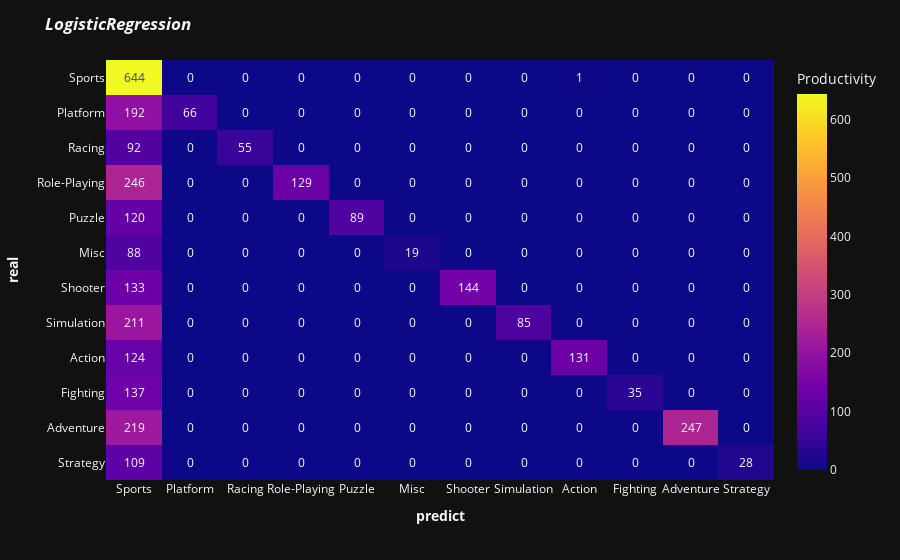

Source (notebook cell):
### Code cell
print_res(y_predict, y_test, start, end)

### Figure 1 — Plotly figure (JSON) as saved in the notebook; plotly's stock layout.template omitted (floating-point values rounded to 4 significant figures; data arrays with more than 128 entries replaced by an {"elided": "..."} marker saying what was removed)
{"data": [{"coloraxis": "coloraxis", "name": "0", "texttemplate": "%{z}", "x": ["Sports", "Platform", "Racing", "Role-Playing", "Puzzle", "Misc", "Shooter", "Simulation", "Action", "Fighting", "Adventure", "Strategy"], "y": ["Sports", "Platform", "Racing", "Role-Playing", "Puzzle", "Misc", "Shooter", "Simulation", "Action", "Fighting", "Adventure", "Strategy"], "z": {"elided": "12x12 int values"}, "type": "heatmap", "xaxis": "x", "yaxis": "y", "hovertemplate": "<b>predict</b>: %{x}<br><b>real</b>: %{y}<br>Productivity: %{z}<extra></extra>"}], "layout": {"xaxis": {"anchor": "y", "domain": [0.0, 1.0], "title": {"text": "<b>predict</b>"}}, "yaxis": {"anchor": "x", "domain": [0.0, 1.0], "autorange": "reversed", "title": {"text": "<b>real</b>"}}, "coloraxis": {"colorbar": {"title": {"text": "Productivity"}}, "colorscale": [[0.0, "#0d0887"], [0.1111, "#46039f"], [0.2222, "#7201a8"], [0.3333, "#9c179e"], [0.4444, "#bd3786"], [0.5556, "#d8576b"], [0.6667, "#ed7953"], [0.7778, "#fb9f3a"], [0.8889, "#fdca26"], [1.0, "#f0f921"]]}, "margin": {"t": 60}, "title": {"text": "<i><b>LogisticRegression</b></i>"}}}
